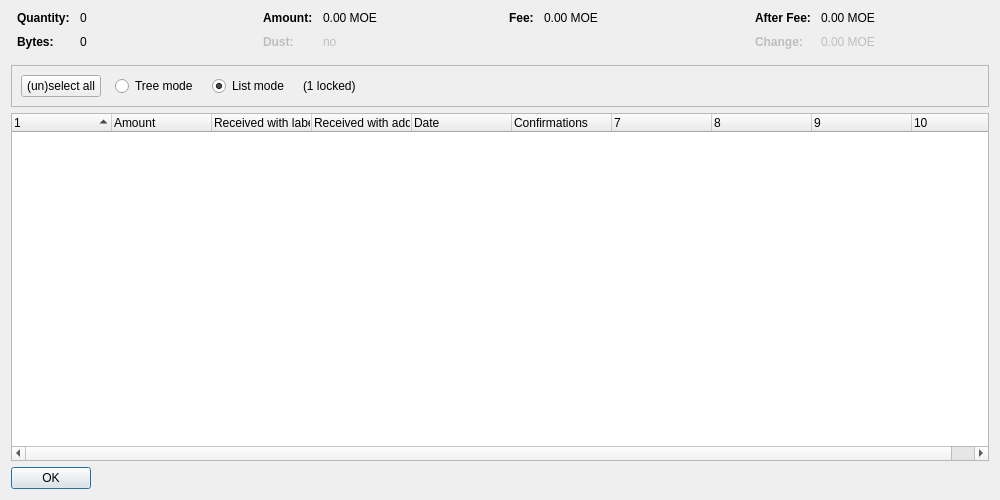
<?xml version="1.0" encoding="UTF-8"?>
<ui version="4.0">
 <class>CoinControlDialog</class>
 <widget class="QDialog" name="CoinControlDialog">
  <property name="geometry">
   <rect>
    <x>0</x>
    <y>0</y>
    <width>1000</width>
    <height>500</height>
   </rect>
  </property>
  <property name="windowTitle">
   <string>Coin Selection</string>
  </property>
  <layout class="QVBoxLayout" name="verticalLayout">
   <item>
    <layout class="QHBoxLayout" name="horizontalLayoutTop" stretch="0,0,0,0">
     <property name="topMargin">
      <number>0</number>
     </property>
     <property name="bottomMargin">
      <number>10</number>
     </property>
     <item>
      <layout class="QFormLayout" name="formLayoutCoinControl1">
       <property name="horizontalSpacing">
        <number>10</number>
       </property>
       <property name="verticalSpacing">
        <number>10</number>
       </property>
       <property name="leftMargin">
        <number>6</number>
       </property>
       <property name="rightMargin">
        <number>6</number>
       </property>
       <item row="0" column="0">
        <widget class="QLabel" name="labelCoinControlQuantityText">
         <property name="font">
          <font>
           <weight>75</weight>
           <bold>true</bold>
          </font>
         </property>
         <property name="text">
          <string>Quantity:</string>
         </property>
        </widget>
       </item>
       <item row="0" column="1">
        <widget class="QLabel" name="labelCoinControlQuantity">
         <property name="cursor">
          <cursorShape>IBeamCursor</cursorShape>
         </property>
         <property name="contextMenuPolicy">
          <enum>Qt::ActionsContextMenu</enum>
         </property>
         <property name="text">
          <string notr="true">0</string>
         </property>
         <property name="textInteractionFlags">
          <set>Qt::LinksAccessibleByMouse|Qt::TextSelectableByKeyboard|Qt::TextSelectableByMouse</set>
         </property>
        </widget>
       </item>
       <item row="1" column="0">
        <widget class="QLabel" name="labelCoinControlBytesText">
         <property name="font">
          <font>
           <weight>75</weight>
           <bold>true</bold>
          </font>
         </property>
         <property name="text">
          <string>Bytes:</string>
         </property>
        </widget>
       </item>
       <item row="1" column="1">
        <widget class="QLabel" name="labelCoinControlBytes">
         <property name="cursor">
          <cursorShape>IBeamCursor</cursorShape>
         </property>
         <property name="contextMenuPolicy">
          <enum>Qt::ActionsContextMenu</enum>
         </property>
         <property name="text">
          <string notr="true">0</string>
         </property>
         <property name="textInteractionFlags">
          <set>Qt::LinksAccessibleByMouse|Qt::TextSelectableByKeyboard|Qt::TextSelectableByMouse</set>
         </property>
        </widget>
       </item>
      </layout>
     </item>
     <item>
      <layout class="QFormLayout" name="formLayoutCoinControl2">
       <property name="horizontalSpacing">
        <number>10</number>
       </property>
       <property name="verticalSpacing">
        <number>10</number>
       </property>
       <property name="leftMargin">
        <number>6</number>
       </property>
       <property name="rightMargin">
        <number>6</number>
       </property>
       <item row="0" column="0">
        <widget class="QLabel" name="labelCoinControlAmountText">
         <property name="font">
          <font>
           <weight>75</weight>
           <bold>true</bold>
          </font>
         </property>
         <property name="text">
          <string>Amount:</string>
         </property>
        </widget>
       </item>
       <item row="0" column="1">
        <widget class="QLabel" name="labelCoinControlAmount">
         <property name="cursor">
          <cursorShape>IBeamCursor</cursorShape>
         </property>
         <property name="contextMenuPolicy">
          <enum>Qt::ActionsContextMenu</enum>
         </property>
         <property name="text">
          <string notr="true">0.00 MOE</string>
         </property>
         <property name="textInteractionFlags">
          <set>Qt::LinksAccessibleByMouse|Qt::TextSelectableByKeyboard|Qt::TextSelectableByMouse</set>
         </property>
        </widget>
       </item>
       <item row="1" column="0">
        <widget class="QLabel" name="labelCoinControlLowOutputText">
         <property name="enabled">
          <bool>false</bool>
         </property>
         <property name="font">
          <font>
           <weight>75</weight>
           <bold>true</bold>
          </font>
         </property>
         <property name="text">
          <string>Dust:</string>
         </property>
        </widget>
       </item>
       <item row="1" column="1">
        <widget class="QLabel" name="labelCoinControlLowOutput">
         <property name="enabled">
          <bool>false</bool>
         </property>
         <property name="cursor">
          <cursorShape>IBeamCursor</cursorShape>
         </property>
         <property name="contextMenuPolicy">
          <enum>Qt::ActionsContextMenu</enum>
         </property>
         <property name="text">
          <string notr="true">no</string>
         </property>
         <property name="textInteractionFlags">
          <set>Qt::LinksAccessibleByMouse|Qt::TextSelectableByKeyboard|Qt::TextSelectableByMouse</set>
         </property>
        </widget>
       </item>
      </layout>
     </item>
     <item>
      <layout class="QFormLayout" name="formLayoutCoinControl3">
       <property name="horizontalSpacing">
        <number>10</number>
       </property>
       <property name="verticalSpacing">
        <number>10</number>
       </property>
       <property name="leftMargin">
        <number>6</number>
       </property>
       <property name="rightMargin">
        <number>6</number>
       </property>
       <item row="0" column="0">
        <widget class="QLabel" name="labelCoinControlFeeText">
         <property name="font">
          <font>
           <weight>75</weight>
           <bold>true</bold>
          </font>
         </property>
         <property name="text">
          <string>Fee:</string>
         </property>
        </widget>
       </item>
       <item row="0" column="1">
        <widget class="QLabel" name="labelCoinControlFee">
         <property name="cursor">
          <cursorShape>IBeamCursor</cursorShape>
         </property>
         <property name="contextMenuPolicy">
          <enum>Qt::ActionsContextMenu</enum>
         </property>
         <property name="text">
          <string notr="true">0.00 MOE</string>
         </property>
         <property name="textInteractionFlags">
          <set>Qt::LinksAccessibleByMouse|Qt::TextSelectableByKeyboard|Qt::TextSelectableByMouse</set>
         </property>
        </widget>
       </item>
      </layout>
     </item>
     <item>
      <layout class="QFormLayout" name="formLayoutCoinControl4">
       <property name="horizontalSpacing">
        <number>10</number>
       </property>
       <property name="verticalSpacing">
        <number>10</number>
       </property>
       <property name="leftMargin">
        <number>6</number>
       </property>
       <property name="rightMargin">
        <number>6</number>
       </property>
       <item row="0" column="0">
        <widget class="QLabel" name="labelCoinControlAfterFeeText">
         <property name="font">
          <font>
           <weight>75</weight>
           <bold>true</bold>
          </font>
         </property>
         <property name="text">
          <string>After Fee:</string>
         </property>
        </widget>
       </item>
       <item row="0" column="1">
        <widget class="QLabel" name="labelCoinControlAfterFee">
         <property name="cursor">
          <cursorShape>IBeamCursor</cursorShape>
         </property>
         <property name="contextMenuPolicy">
          <enum>Qt::ActionsContextMenu</enum>
         </property>
         <property name="text">
          <string notr="true">0.00 MOE</string>
         </property>
         <property name="textInteractionFlags">
          <set>Qt::LinksAccessibleByMouse|Qt::TextSelectableByKeyboard|Qt::TextSelectableByMouse</set>
         </property>
        </widget>
       </item>
       <item row="1" column="0">
        <widget class="QLabel" name="labelCoinControlChangeText">
         <property name="enabled">
          <bool>false</bool>
         </property>
         <property name="font">
          <font>
           <weight>75</weight>
           <bold>true</bold>
          </font>
         </property>
         <property name="text">
          <string>Change:</string>
         </property>
        </widget>
       </item>
       <item row="1" column="1">
        <widget class="QLabel" name="labelCoinControlChange">
         <property name="enabled">
          <bool>false</bool>
         </property>
         <property name="cursor">
          <cursorShape>IBeamCursor</cursorShape>
         </property>
         <property name="contextMenuPolicy">
          <enum>Qt::ActionsContextMenu</enum>
         </property>
         <property name="text">
          <string notr="true">0.00 MOE</string>
         </property>
         <property name="textInteractionFlags">
          <set>Qt::LinksAccessibleByMouse|Qt::TextSelectableByKeyboard|Qt::TextSelectableByMouse</set>
         </property>
        </widget>
       </item>
      </layout>
     </item>
    </layout>
   </item>
   <item>
    <widget class="QFrame" name="frame">
     <property name="minimumSize">
      <size>
       <width>0</width>
       <height>40</height>
      </size>
     </property>
     <property name="frameShape">
      <enum>QFrame::StyledPanel</enum>
     </property>
     <property name="frameShadow">
      <enum>QFrame::Sunken</enum>
     </property>
     <layout class="QHBoxLayout" name="horizontalLayout">
      <item>
       <layout class="QHBoxLayout" name="horizontalLayoutPanel" stretch="0,0,0,0,0">
        <property name="spacing">
         <number>14</number>
        </property>
        <item>
         <widget class="QPushButton" name="pushButtonSelectAll">
          <property name="sizePolicy">
           <sizepolicy hsizetype="Maximum" vsizetype="Fixed">
            <horstretch>0</horstretch>
            <verstretch>0</verstretch>
           </sizepolicy>
          </property>
          <property name="text">
           <string>(un)select all</string>
          </property>
          <property name="autoDefault">
           <bool>false</bool>
          </property>
         </widget>
        </item>
        <item>
         <widget class="QRadioButton" name="radioTreeMode">
          <property name="sizePolicy">
           <sizepolicy hsizetype="Maximum" vsizetype="Fixed">
            <horstretch>0</horstretch>
            <verstretch>0</verstretch>
           </sizepolicy>
          </property>
          <property name="text">
           <string>Tree mode</string>
          </property>
         </widget>
        </item>
        <item>
         <widget class="QRadioButton" name="radioListMode">
          <property name="sizePolicy">
           <sizepolicy hsizetype="Maximum" vsizetype="Fixed">
            <horstretch>0</horstretch>
            <verstretch>0</verstretch>
           </sizepolicy>
          </property>
          <property name="text">
           <string>List mode</string>
          </property>
          <property name="checked">
           <bool>true</bool>
          </property>
         </widget>
        </item>
        <item>
         <widget class="QLabel" name="labelLocked">
          <property name="text">
           <string notr="true">(1 locked)</string>
          </property>
         </widget>
        </item>
        <item>
         <spacer name="horizontalSpacer">
          <property name="orientation">
           <enum>Qt::Horizontal</enum>
          </property>
          <property name="sizeHint" stdset="0">
           <size>
            <width>40</width>
            <height>20</height>
           </size>
          </property>
         </spacer>
        </item>
       </layout>
      </item>
     </layout>
    </widget>
   </item>
   <item>
    <widget class="CoinControlTreeWidget" name="treeWidget">
     <property name="contextMenuPolicy">
      <enum>Qt::CustomContextMenu</enum>
     </property>
     <property name="sortingEnabled">
      <bool>false</bool>
     </property>
     <property name="columnCount">
      <number>10</number>
     </property>
     <attribute name="headerShowSortIndicator" stdset="0">
      <bool>true</bool>
     </attribute>
     <attribute name="headerStretchLastSection">
      <bool>false</bool>
     </attribute>
     <column>
      <property name="text">
       <string/>
      </property>
     </column>
     <column>
      <property name="text">
       <string>Amount</string>
      </property>
     </column>
     <column>
      <property name="text">
       <string>Received with label</string>
      </property>
     </column>
     <column>
      <property name="text">
       <string>Received with address</string>
      </property>
     </column>
     <column>
      <property name="text">
       <string>Date</string>
      </property>
     </column>
     <column>
      <property name="text">
       <string>Confirmations</string>
      </property>
      <property name="toolTip">
       <string>Confirmed</string>
      </property>
     </column>
     <column>
      <property name="text">
       <string/>
      </property>
     </column>
     <column>
      <property name="text">
       <string/>
      </property>
     </column>
     <column>
      <property name="text">
       <string/>
      </property>
     </column>
     <column>
      <property name="text">
       <string/>
      </property>
     </column>
    </widget>
   </item>
   <item>
    <widget class="QDialogButtonBox" name="buttonBox">
     <property name="sizePolicy">
      <sizepolicy hsizetype="Maximum" vsizetype="Fixed">
       <horstretch>0</horstretch>
       <verstretch>0</verstretch>
      </sizepolicy>
     </property>
     <property name="orientation">
      <enum>Qt::Horizontal</enum>
     </property>
     <property name="standardButtons">
      <set>QDialogButtonBox::Ok</set>
     </property>
    </widget>
   </item>
  </layout>
 </widget>
 <customwidgets>
  <customwidget>
   <class>CoinControlTreeWidget</class>
   <extends>QTreeWidget</extends>
   <header>coincontroltreewidget.h</header>
  </customwidget>
 </customwidgets>
 <resources/>
 <connections/>
</ui>
